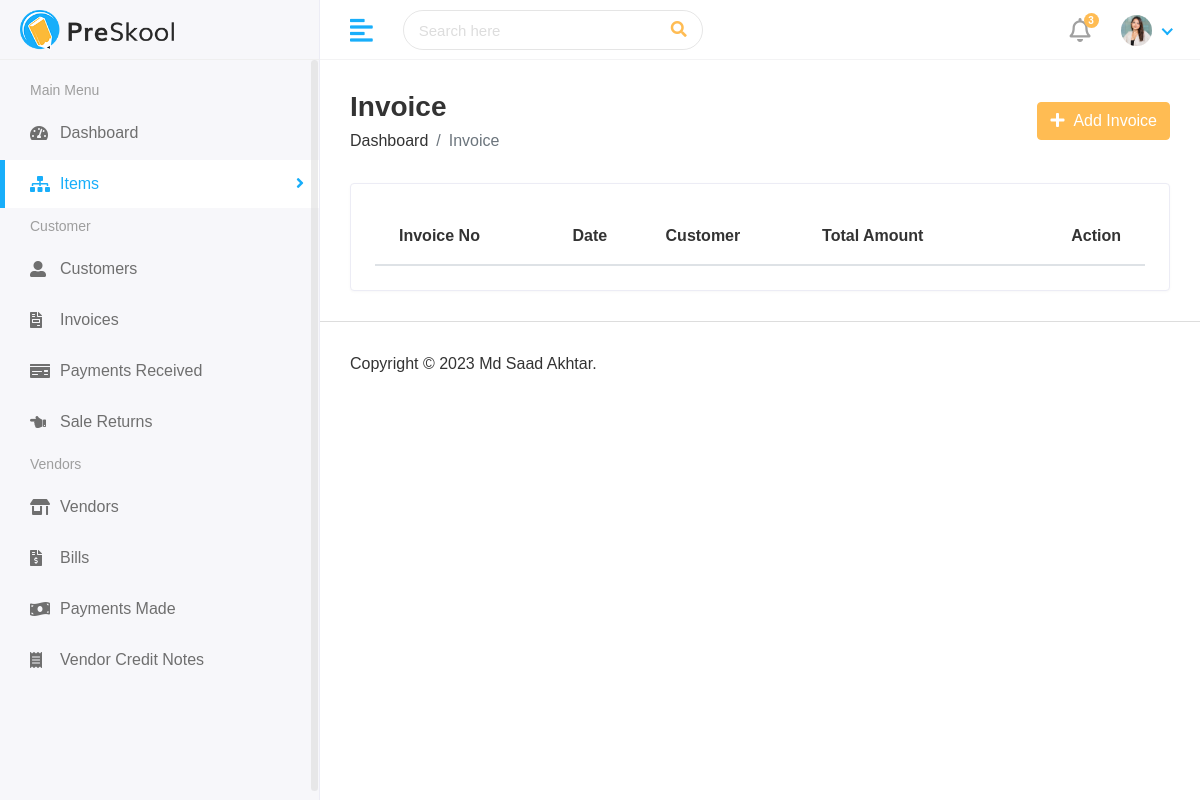
Page /finance/view_invoices/ on the earlier database version.
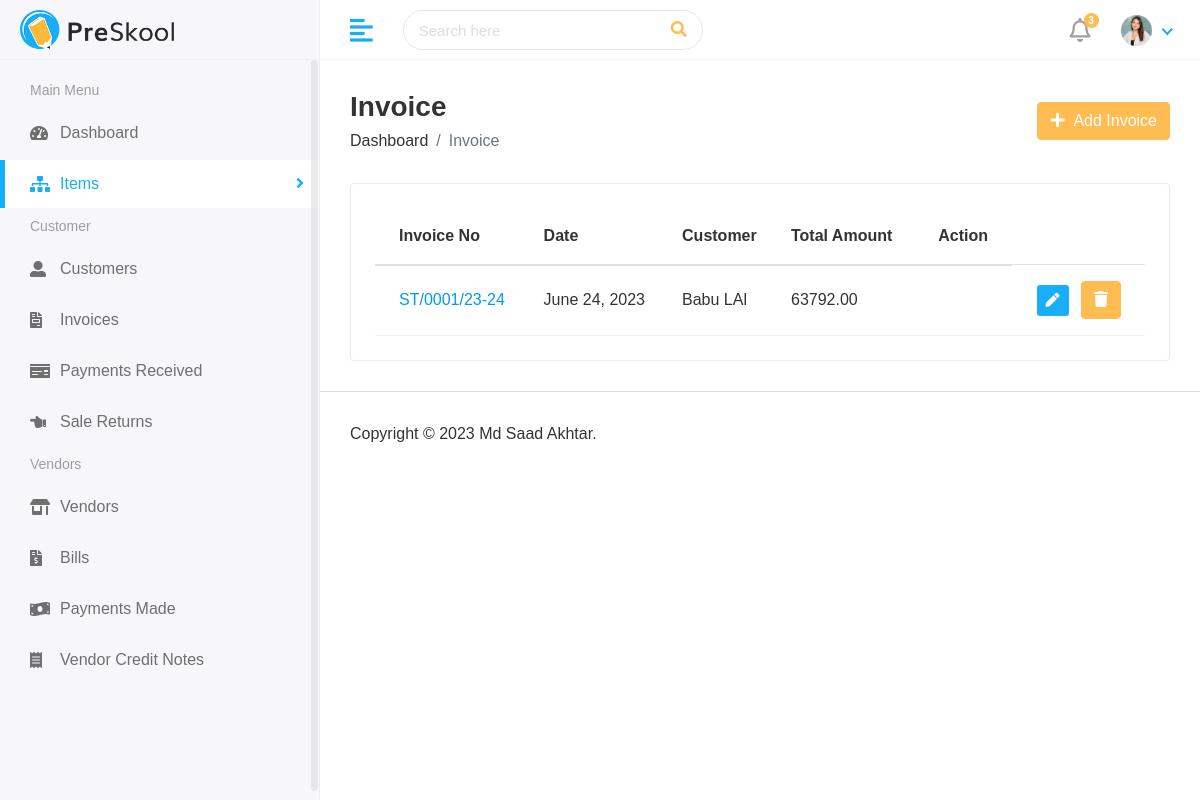
Same page on the later database version.
### finance/models.py (models this page shows, shortened)
class Invoice(models.Model):
    invoice_no = models.CharField(_("invoice_no"), max_length=50)
    customer = models.ForeignKey(Customer,on_delete=models.CASCADE)
    date = models.DateField(_("date"), auto_now=False, auto_now_add=False)
    total_taxable_amount = models.DecimalField(max_digits=10, decimal_places=2,null=True)
    total_tax_amount = models.DecimalField(max_digits=10, decimal_places=2,null=True)
    total_amount = models.DecimalField(max_digits=10, decimal_places=2)
    valid = models.BooleanField(default=False)
    created_at = models.DateTimeField(auto_now_add=True,null = True)
    updated_at = models.DateTimeField(auto_now_add=True,null = True)

class Customer(models.Model):
    name = models.CharField(_("name"), max_length=50)
    email = models.EmailField(_("email"), max_length=254,null=True)
    phone = models.CharField(_("phone"), max_length=50)
    address = models.TextField()
    gstin = models.CharField(_("gstin"), max_length=15,null=True)
    current_balance = models.DecimalField(max_digits=10, decimal_places=2,default=decimal.Decimal(0))
    created_at = models.DateTimeField(auto_now_add=True,null = True)
    updated_at = models.DateTimeField(auto_now_add=True,null = True)
    def __str__(self):
        return self.name

### finance/views.py (the view)
# urls.py: path('view_invoices/',views.view_invoices,name="view_invoices"),
def view_invoices(request):
    invoices = Invoice.objects.filter(valid=True)
    return render(request,"hod/view_invoice.html",{
        "invoices":invoices
    })

### finance/templates/hod/view_invoice.html (shortened to what this page needs)
{% extends 'base.html' %}
{% block content %}
<div class="main-wrapper">
  <div class="page-wrapper">
    <div class="content container-fluid">
      <div class="page-header">
        <div class="row align-items-center">
          <div class="col">
            <h3 class="page-title">Invoice</h3>
            <ul class="breadcrumb">
              <li class="breadcrumb-item">
                <a href="{% url 'finance_dashboard' %}">Dashboard</a>
              </li>
              <li class="breadcrumb-item active">Invoice</li>
            </ul>
          </div>
          <div class="col-auto text-right float-right ml-auto">
            <a href="{% url 'add_invoices' %}" class="btn btn-primary"
              ><i class="fas fa-plus"></i> &nbsp;Add Invoice
            </a>
          </div>
        </div>
      </div>
      <div class="row">
        <div class="col-sm-12">
          <div class="card card-table">
            <div class="card-body">
              <div class="table-responsive">
                <table id="table_id" class="table table-hover table-center mb-0">
                    <thead>
                      <tr>
                        <th>Invoice No</th>
                        <th>Date</th>
                        <th>Customer</th>
                        <th>Total Amount</th>
                        <th class="text-right">Action</th>
                      </tr>
                    </thead>
                    <tbody>
                      {% for i in invoices %}
                      <tr>
                          <td><a href="{% url 'edit_invoice' i.id %}">{{i.invoice_no}}</a></td>
                        <td>{{i.date}}</td>
                        <td>{{i.customer}}
                        </td>
                        <td colspan=2>{{i.total_amount}}</td>
                        <td class="text-right">
                          <div class="actions">
                            <a
                              href="{% url 'edit_customer' i.id %}"
                              class="btn btn-sm bg-success-light mr-2"
                            >
                              <i class="fas fa-pen"></i>
                            </a>
                            <button type="button" class="btn btn-primary" data-toggle="modal" data-target="#modal-{{i.id}}">
                              <i class="fa fa-trash" aria-hidden="true"></i>
                            </button>
                          </div>
                        </td>
                      </tr>
                      {% endfor %}
                    </tbody>
                  </table>
              </div>
            </div>
          </div>
        </div>
      </div>
    </div>
    {% endblock content %}

Differences in the rows shown:
now on this page (row edited): Invoice: invoice_no "ST/0001/23-24", date "June 24, 2023", customer "Babu LAl", total_amount "63792.00"
